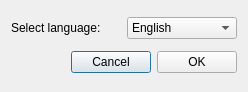
<?xml version="1.0" encoding="UTF-8"?>
<ui version="4.0">
 <class>ChangeLanguageDialog</class>
 <widget class="QDialog" name="ChangeLanguageDialog">
  <property name="geometry">
   <rect>
    <x>0</x>
    <y>0</y>
    <width>248</width>
    <height>92</height>
   </rect>
  </property>
  <property name="windowTitle">
   <string>Change language</string>
  </property>
  <layout class="QVBoxLayout" name="verticalLayout">
   <item>
    <layout class="QHBoxLayout" name="horizontalLayout">
     <item>
      <widget class="QLabel" name="label">
       <property name="text">
        <string>Select language:</string>
       </property>
      </widget>
     </item>
     <item>
      <widget class="QComboBox" name="ChangeLangComboBox">
       <item>
        <property name="text">
         <string>English</string>
        </property>
       </item>
       <item>
        <property name="text">
         <string>Bulgarian</string>
        </property>
       </item>
      </widget>
     </item>
    </layout>
   </item>
   <item>
    <layout class="QHBoxLayout" name="horizontalLayout_2">
     <item>
      <spacer name="horizontalSpacer">
       <property name="orientation">
        <enum>Qt::Horizontal</enum>
       </property>
       <property name="sizeHint" stdset="0">
        <size>
         <width>40</width>
         <height>20</height>
        </size>
       </property>
      </spacer>
     </item>
     <item>
      <widget class="QPushButton" name="m_cancelButton">
       <property name="text">
        <string>Cancel</string>
       </property>
      </widget>
     </item>
     <item>
      <widget class="QPushButton" name="m_okButton">
       <property name="text">
        <string>OK</string>
       </property>
      </widget>
     </item>
    </layout>
   </item>
  </layout>
 </widget>
 <resources/>
 <connections>
  <connection>
   <sender>m_okButton</sender>
   <signal>clicked()</signal>
   <receiver>ChangeLanguageDialog</receiver>
   <slot>accept()</slot>
   <hints>
    <hint type="sourcelabel">
     <x>500</x>
     <y>62</y>
    </hint>
    <hint type="destinationlabel">
     <x>276</x>
     <y>44</y>
    </hint>
   </hints>
  </connection>
  <connection>
   <sender>m_cancelButton</sender>
   <signal>clicked()</signal>
   <receiver>ChangeLanguageDialog</receiver>
   <slot>reject()</slot>
   <hints>
    <hint type="sourcelabel">
     <x>417</x>
     <y>62</y>
    </hint>
    <hint type="destinationlabel">
     <x>276</x>
     <y>44</y>
    </hint>
   </hints>
  </connection>
 </connections>
</ui>
